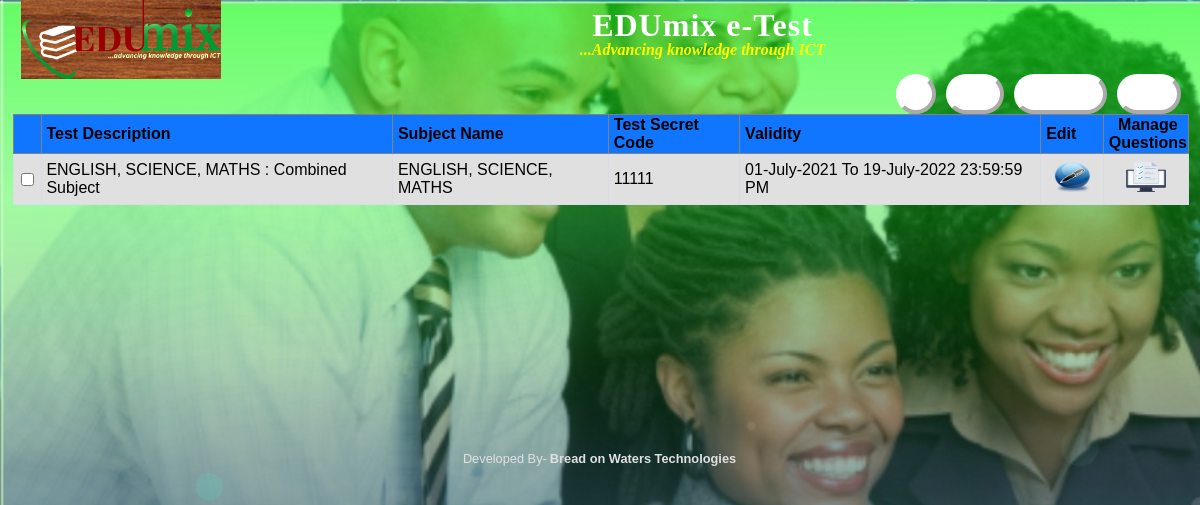
The app's page /admin/testmng.php (signed in), older data.
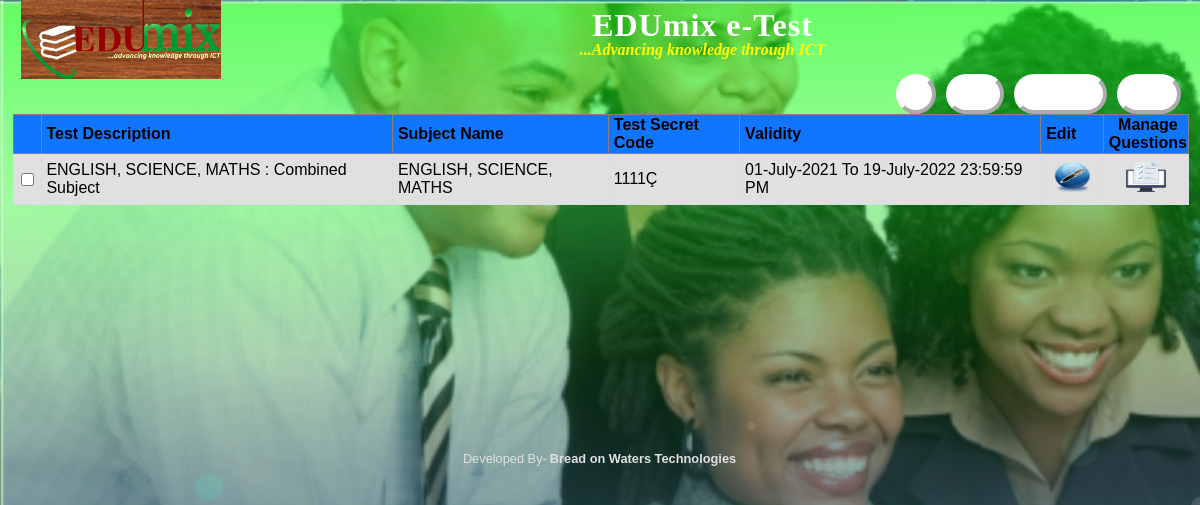
The same page, newer data.
### tables this page shows
CREATE TABLE `test` (
  `testid` bigint(20) NOT NULL,
  `testname` varchar(30) NOT NULL,
  `testdesc` varchar(100) DEFAULT NULL,
  `testdate` date DEFAULT NULL,
  `testtime` time DEFAULT NULL,
  `subid` int(11) DEFAULT NULL,
  `testfrom` timestamp NOT NULL DEFAULT current_timestamp(),
  `testto` timestamp NOT NULL DEFAULT '0000-00-00 00:00:00',
  `duration` int(11) DEFAULT NULL,
  `totalquestions` int(11) DEFAULT NULL,
  `attemptedstudents` bigint(20) DEFAULT NULL,
  `testcode` varchar(40) NOT NULL,
  `tcid` bigint(20) DEFAULT NULL,
  PRIMARY KEY (`testid`),
  UNIQUE KEY `testname` (`testname`),
  KEY `test_fk1` (`subid`),
  KEY `test_fk2` (`tcid`),
  CONSTRAINT `test_fk1` FOREIGN KEY (`subid`) REFERENCES `subject` (`subid`),
  CONSTRAINT `test_fk2` FOREIGN KEY (`tcid`) REFERENCES `testconductor` (`tcid`)
);

CREATE TABLE `subject` (
  `subid` int(11) NOT NULL,
  `subname` varchar(40) DEFAULT NULL,
  `subdesc` varchar(100) DEFAULT NULL,
  `tcid` bigint(20) DEFAULT NULL,
  PRIMARY KEY (`subid`),
  UNIQUE KEY `subname` (`subname`),
  KEY `subject_fk1` (`tcid`),
  CONSTRAINT `subject_fk1` FOREIGN KEY (`tcid`) REFERENCES `testconductor` (`tcid`)
);

### oesdb.php (called while the page is built, shortened)
<?php
function executeQuery($query)
{
$conn = mysqli_connect("localhost","root","","oes") or die("Connection problem.");
    $result=mysqli_query($conn,$query);
    if(!$result){
        $message="Error while executing query.<br/>Mysql Error: ";
   }   else{
        return $result;
}
}
?>

### admin/testmng.php (the view, shortened to what this page needs)
<?php
include_once '../oesdb.php';
?>
<html>
    <head>
        <link rel="stylesheet" type="text/css" href="../oes.css"/>
        <link rel="stylesheet" type="text/css" media="all" href="../calendar/jsDatePick.css" />
    </head>
    <body>
        <div id="container">
            <div class="header">
                <img style="margin:10px 2px 2px 10px;float:left;" height="80" width="200" src="../images/logo.gif" alt="OYO e-Test"/><h4 style="color:#ffff00;text-align:center;margin:20px 10px 5px 5px;"><span class="headtext">  EDUmix e-Test </span><br/><i>...Advancing knowledge through ICT</i></h4>
            </div>
            <form name="testmng" action="testmng.php" method="post">
                <div class="menubar">
                    <ul id="menu">
	<?php
if (isset($_SESSION['admname'])) {
?>
                        <li><input type="submit" value="LogOut" name="logout" class="subbtn" title="Log Out"/></li>
                        <li><input type="submit" value="DashBoard" name="dashboard" class="subbtn" title="Dash Board"/></li>
	<?php
    if (isset($_REQUEST['add'])) {
?>
                        <li><input type="submit" value="Cancel" name="cancel" class="subbtn" title="Cancel"/></li>
                        <li><input type="submit" value="Save" name="savea" class="subbtn" onclick="validatetestform('testmng')" title="Save the Changes"/></li>
	<?php
    } else if (isset($_REQUEST['edit'])) {
?>
                        <li><input type="submit" value="Cancel" name="cancel" class="subbtn" title="Cancel"/></li>
                        <li><input type="submit" value="Save" name="savem" class="subbtn" onclick="validatetestform('testmng')" title="Save the changes"/></li>
	<?php
    } else {
?>
                        <li><input type="submit" value="Delete" name="delete" class="subbtn" title="Delete"/></li>
                        <li><input type="submit" value="Add" name="add" class="subbtn" title="Add"/></li>
	<?php }
} ?>
                    </ul>
                </div>
                <div class="page">
	<?php
if (isset($_SESSION['admname'])) {
    if (isset($_REQUEST['add'])) {
?>	<br/><br/>
                    <table cellpadding="2" cellspacing="2" style="text-align:left;" >
                        <tr>
                            <td>Subject Name</td>
                            <td>
                                <select name="subject">
                                    <option selected value="<Choose the Subject>">&lt;Choose the Subject&gt;</option>
	<?php
        $result = executeQuery("select subid,subname from subject;");
        while ($r = mysqli_fetch_array($result)) {
            echo "<option value=\"" . $r['subid'] . "\">" . htmlspecialchars_decode($r['subname'], ENT_QUOTES) . "</option>";
        }
        closedb();
?>
                                </select>
                            </td>
                        </tr>
                        <tr>
                            <td>Test Name</td>
                            <td><input type="text" name="testname" value="" onkeyup="isalphanumP(this)" /></td>
                            <td><div class="help"><b>Note:</b><br/>Test Name must be Unique<br/> in order to identify different<br/> tests on same subject.</div></td>
                        </tr>
                        <tr>
                            <td>Test Description</td>
                            <td><textarea name="testdesc" cols="20" rows="3" ></textarea></td>
                            <td><div class="help"><b>Describe here:</b><br/>What the test is all about?</div></td>
                        </tr>
                        <tr>
                            <td>Total Questions</td>
                            <td><input type="text" name="totalqn" value="" size="16" onkeyup="isnum(this)" /></td>
                        </tr>
                        <tr>
                            <td>Duration(Mins)</td>
                            <td><input type="text" name="duration" value="" size="16" onkeyup="isnum(this)" /></td>
                        </tr>
                        <tr>
                            <td>Test From </td>
                            <td><input id="testfrom" type="text" name="testfrom" value="" size="16" readonly /></td>
                        </tr>
                        <tr>
                            <td>Test To </td>
                            <td><input id="testto" type="text" name="testto" value="" size="16" readonly /></td>
                        </tr>
                        <tr>
                            <td>Test Secret Code</td>
                            <td><input type="text" name="testcode" value="" size="16" onkeyup="isalphanum(this)" /></td>
                            <td><div class="help"><b>Note:</b><br/>Candidates must enter<br/>this code in order to <br/> take the test</div></td>
                        </tr>
                    </table>
	<?php
                            }
                            else {
                                $result = executeQuery("select t.testid,t.testname,t.testdesc,s.subname,DECODE(t.testcode,'oespass') as tcode,DATE_FORMAT(t.testfrom,'%d-%M-%Y') as testfrom,DATE_FORMAT(t.testto,'%d-%M-%Y %H:%i:%s %p') as testto from test as t,subject as s where t.subid=s.subid order by t.testdate desc,t.testtime desc;");
                                if (mysqli_num_rows($result) == 0) {
                                    echo "<h3 style=\"color:#0000cc;text-align:center;\">No Tests Yet..!</h3>";
                                } else {
                                    $i = 0;
?>
                                    <table cellpadding="30" cellspacing="10" class="datatable">
                                        <tr>
                                            <th>&nbsp;</th>
                                            <th>Test Description</th>
                                            <th>Subject Name</th>
                                            <th>Test Secret Code</th>
                                            <th>Validity</th>
                                            <th>Edit</th>
                                            <th style="text-align:center;">Manage<br/>Questions</th>
                                        </tr>
	<?php
                                    while ($r = mysqli_fetch_array($result)) {
                                        $i = $i + 1;
                                        if ($i % 2 == 0)
                                            echo "<tr class=\"alt\">";
                                        else
                                            echo "<tr>";
                                        echo "<td style=\"text-align:center;\"><input type=\"checkbox\" name=\"d$i\" value=\"" . $r['testid'] . "\" /></td><td> " . htmlspecialchars_decode($r['testname'], ENT_QUOTES) . " : " . htmlspecialchars_decode($r['testdesc'], ENT_QUOTES)
                                        . "</td><td>" . htmlspecialchars_decode($r['subname'], ENT_QUOTES) . "</td><td>" . htmlspecialchars_decode($r['tcode'], ENT_QUOTES) . "</td><td>" . $r['testfrom'] . " To " . $r['testto'] . "</td>"
                                        . "<td class=\"tddata\"><a title=\"Edit " . htmlspecialchars_decode($r['testname'], ENT_QUOTES) . "\"href=\"testmng.php?edit=" . htmlspecialchars_decode($r['testname'], ENT_QUOTES) . "\"><img src=\"../images/edit.png\" height=\"30\" width=\"40\" alt=\"Edit\" /></a></td>"
                                        . "<td class=\"tddata\"><a title=\"Manage Questions of " . htmlspecialchars_decode($r['testname'], ENT_QUOTES) . "\"href=\"testmng.php?manageqn=" . htmlspecialchars_decode($r['testname'], ENT_QUOTES) . "\"><img src=\"../images/mngqn.png\" height=\"30\" width=\"40\" alt=\"Manage Questions\" /></a></td></tr>";
                                    }
?>
                                </table>
	<?php
                                }
                            }
                        }
?>
                </div>
            </form>
           <div id="footer">
          <p> Developed By-<b>Bread on Waters Technologies</b><br/> </p>
      </div>
        </div>
    </body>
</html>

### oes.css (style rules this page uses)
* { margin: 2; padding: 1; }
input { border-radius:20px; }
body { background:url(images/back.jpg) repeat; background-size:cover; }
#container { width:100%; height:100%; margin:0px 0% 0px 0%; }
.header { background: url("images/header.png") repeat-x; height:7em; margin-top:-20px; margin-bottom:-1.8em; }
.headtext { padding:10px 0 0 0; font-size:200%; color:#ffffff; line-height:1em; letter-spacing:1px; margin-top:50px; font-weight:bolder; }
.menubar { background:transparent; height:0.1em; margin-bottom:0; }
.subbtn { font-family:verdana,arial,geneva; background:#ffffff url("images/btn.jpg"); font-size:1em; color:#ffffff; border-color:#ffffff; border-width:4px; border-style:outset; height:40px; width:auto; padding-left:2px; padding-right:2px; }
table { float:left; margin-top:-2px; border:1px; font-family: 'Exo', sans-serif; font-size:1.1em; margin-left:auto; margin-right:auto; text-align:center; border-radius:10px; }
#menu li { list-style-type:none; display:inline; float:right; margin-top:-10px; margin-bottom:-1px; }
#footer { background:url(images/header.png) repeat-x; height:1.9em; text-align:center; padding:10px 5px 5px 5px; font-family:verdana,sans-serif; font-size:0.8em; color:#e0e0e0; margin-top:350px; }
.datatable { border: 1px solid #D6DDE6; border-collapse: collapse; text-align:left; width: 100%; font-size:1em; }
.datatable td { border: 1px solid #D6DDE6; padding: 0.3em; }
.datatable .tddata { text-align:center; margin-left:auto; margin-right:auto; }
.tddata a:link,.tddata a:visited { color:white; text-decoration:none; }
.datatable th { border: 1px solid #828282; background-color: #1176ff; font-weight: bold; text-align:left; padding-left: 0.3em; }
.datatable tr { background-color: #e0e0e0; color: #000000; }

Row changes from the older to the newer data that the page shows:
changed test "ENGLISH, SCIENCE, MATHS": tcode "11111" → "1111Ç"
